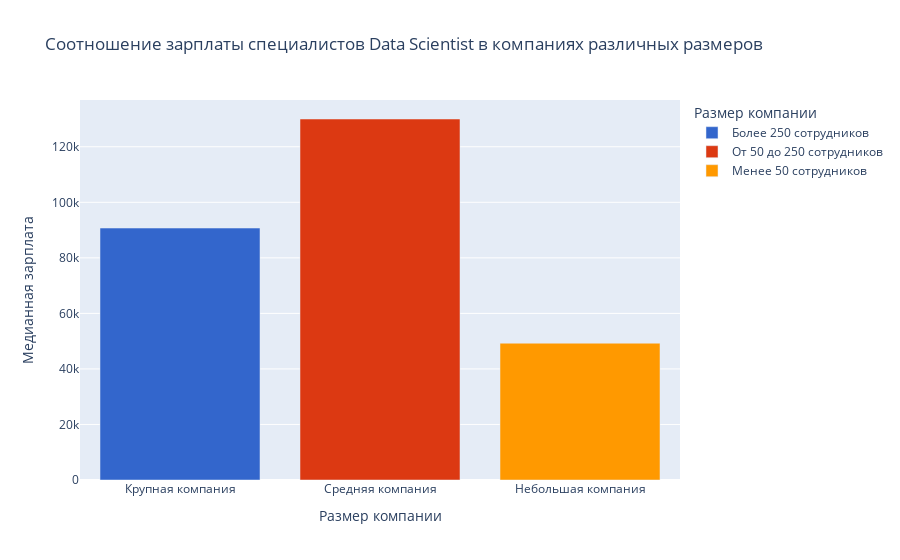

The cell this chart's notebook holds for it:
### Markdown cell above
### Cоотношение зарплаты специалистов Data Scientist в компаниях различных размеров

### Code cell
grouped_ff = ds_job.groupby('Размер компании')['salary_in_usd'].median().to_frame()
grouped_ff = grouped_ff.reset_index()

fig = px.bar(
    data_frame=grouped_ff,
    x='Размер компании',
    y='salary_in_usd',
    title='Cоотношение зарплаты специалистов Data Scientist в компаниях различных размеров',
    labels= dict(company_size = 'Среднее количество людей, работавших в компании в течение года', salary_in_usd='Медианная зарплата'),
    color='Размер компании',
    color_discrete_sequence=px.colors.qualitative.G10,
)
newnames = {'Крупная компания':'Более 250 сотрудников', 'Средняя компания': 'От 50 до 250 сотрудников', 'Небольшая компания':'Mенее 50 сотрудников'}
fig.for_each_trace(lambda t: t.update(name = newnames[t.name]))
fig

### Figure 1 — Plotly figure (JSON) as saved in the notebook; plotly's stock layout.template omitted (floating-point values rounded to 4 significant figures)
{"data": [{"alignmentgroup": "True", "hovertemplate": "Размер компании=%{x}<br>Медианная зарплата=%{y}<extra></extra>", "legendgroup": "Крупная компания", "marker": {"color": "#3366CC", "pattern": {"shape": ""}}, "name": "Более 250 сотрудников", "offsetgroup": "Крупная компания", "orientation": "v", "showlegend": true, "textposition": "auto", "type": "bar", "x": ["Крупная компания"], "xaxis": "x", "y": [90734], "yaxis": "y"}, {"alignmentgroup": "True", "hovertemplate": "Размер компании=%{x}<br>Медианная зарплата=%{y}<extra></extra>", "legendgroup": "Средняя компания", "marker": {"color": "#DC3912", "pattern": {"shape": ""}}, "name": "От 50 до 250 сотрудников", "offsetgroup": "Средняя компания", "orientation": "v", "showlegend": true, "textposition": "auto", "type": "bar", "x": ["Средняя компания"], "xaxis": "x", "y": [130000], "yaxis": "y"}, {"alignmentgroup": "True", "hovertemplate": "Размер компании=%{x}<br>Медианная зарплата=%{y}<extra></extra>", "legendgroup": "Небольшая компания", "marker": {"color": "#FF9900", "pattern": {"shape": ""}}, "name": "Mенее 50 сотрудников", "offsetgroup": "Небольшая компания", "orientation": "v", "showlegend": true, "textposition": "auto", "type": "bar", "x": ["Небольшая компания"], "xaxis": "x", "y": [49268], "yaxis": "y"}], "layout": {"barmode": "relative", "legend": {"title": {"text": "Размер компании"}, "tracegroupgap": 0}, "title": {"text": "Cоотношение зарплаты специалистов Data Scientist в компаниях различных размеров"}, "xaxis": {"anchor": "y", "categoryarray": ["Крупная компания", "Средняя компания", "Небольшая компания"], "categoryorder": "array", "domain": [0, 1], "title": {"text": "Размер компании"}}, "yaxis": {"anchor": "x", "domain": [0, 1], "title": {"text": "Медианная зарплата"}}}}
